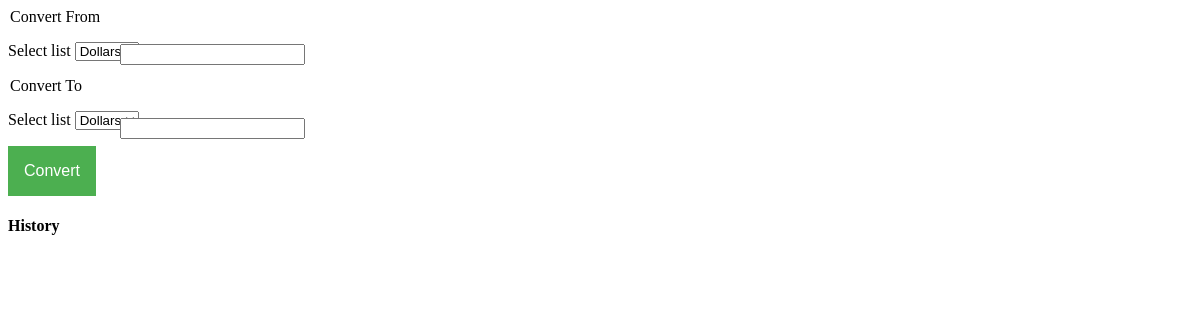
Before: / with the older database file.
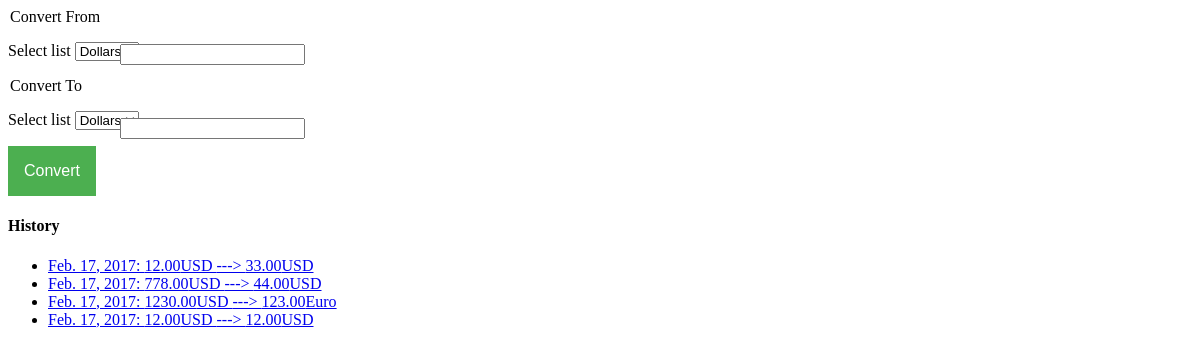
After: the same page with the newer database file.
### currency_converter/models.py (models this page shows, shortened)
class history(models.Model):
      Date = models.DateField()
      From = models.CharField(max_length=10)
      To = models.CharField(max_length=10)
      From_value = models.DecimalField(max_digits=10, decimal_places=2)
      To_value = models.DecimalField(max_digits=10, decimal_places=2)

### currency_converter/views.py (the view)
# urls.py: 2. Add a URL to urlpatterns:  url(r'^$', views.home, name='home')
def home(request):
	data = {}
	data['all'] = history.objects.all()
	return render(request, 'currency.html', data)

### currency_converter/templates/Currency.html (shortened to what this page needs)
<!DOCTYPE HTML>
<html lang = "en">
  <head>
  </head>
  <body>
    <form method="post" action="savu">{% csrf_token %}
          <legend>Convert From</legend>
          <p>
             <label>Select list</label>
             <select id = "myList" name="From">
               <option value = "USD">Dollars</option>
             </select>
          </p>
          <input type="number" name="From_value" class="inptbx">
          <legend>Convert To</legend>
          <p>
             <label>Select list</label>
             <select id = "myList" name="To">
               <option value = "USD">Dollars</option>
             </select>
          </p>
          <input type="number" name="To_value" class="inptbx1">
       <button class="btn" name="savu">Convert</button>
    </form>
    <div id="history">
  <h4>History</h4>
  <ul>
    {% for item in all %}
    <li><a href="admin">{{item.Date}}:  <span> {{item.From_value}}{{item.From}}  </span><span>---> {{item.To_value}}{{item.To}}</span> </a></li>
    {% endfor %}
  </ul>
</div>
  </body>
</html>

### currency_converter/templates/Currency.html (style rules this page uses)
.btn { background-color: #4CAF50; color: white; padding: 16px; font-size: 16px; border: none; cursor: pointer; }
.inptbx { position: fixed; left: 10%; top: 5.5%; }
.inptbx1 { position: fixed; left: 10%; top: 14.7%; }

Changed rows visible on the page:
added history: Date "Feb. 17, 2017", From_value "12.00", From "USD", To_value "33.00", To "USD"
added history: Date "Feb. 17, 2017", From_value "778.00", From "USD", To_value "44.00", To "USD"
added history: Date "Feb. 17, 2017", From_value "1230.00", From "USD", To_value "123.00", To "Euro"
added history: Date "Feb. 17, 2017", From_value "12.00", From "USD", To_value "12.00", To "USD"
